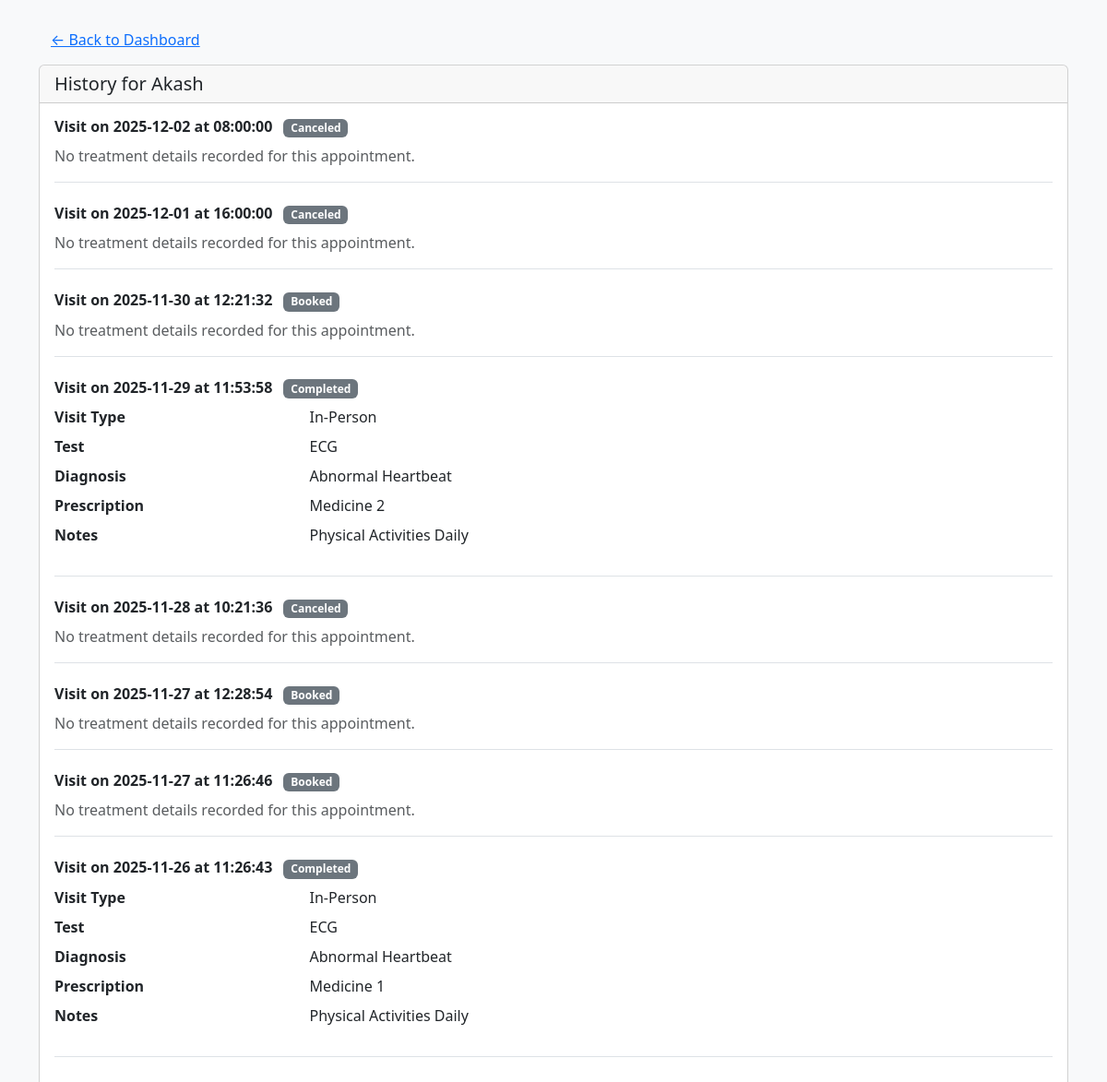
The page /doctor/patient/1/history (signed in) on the database as committed earlier.
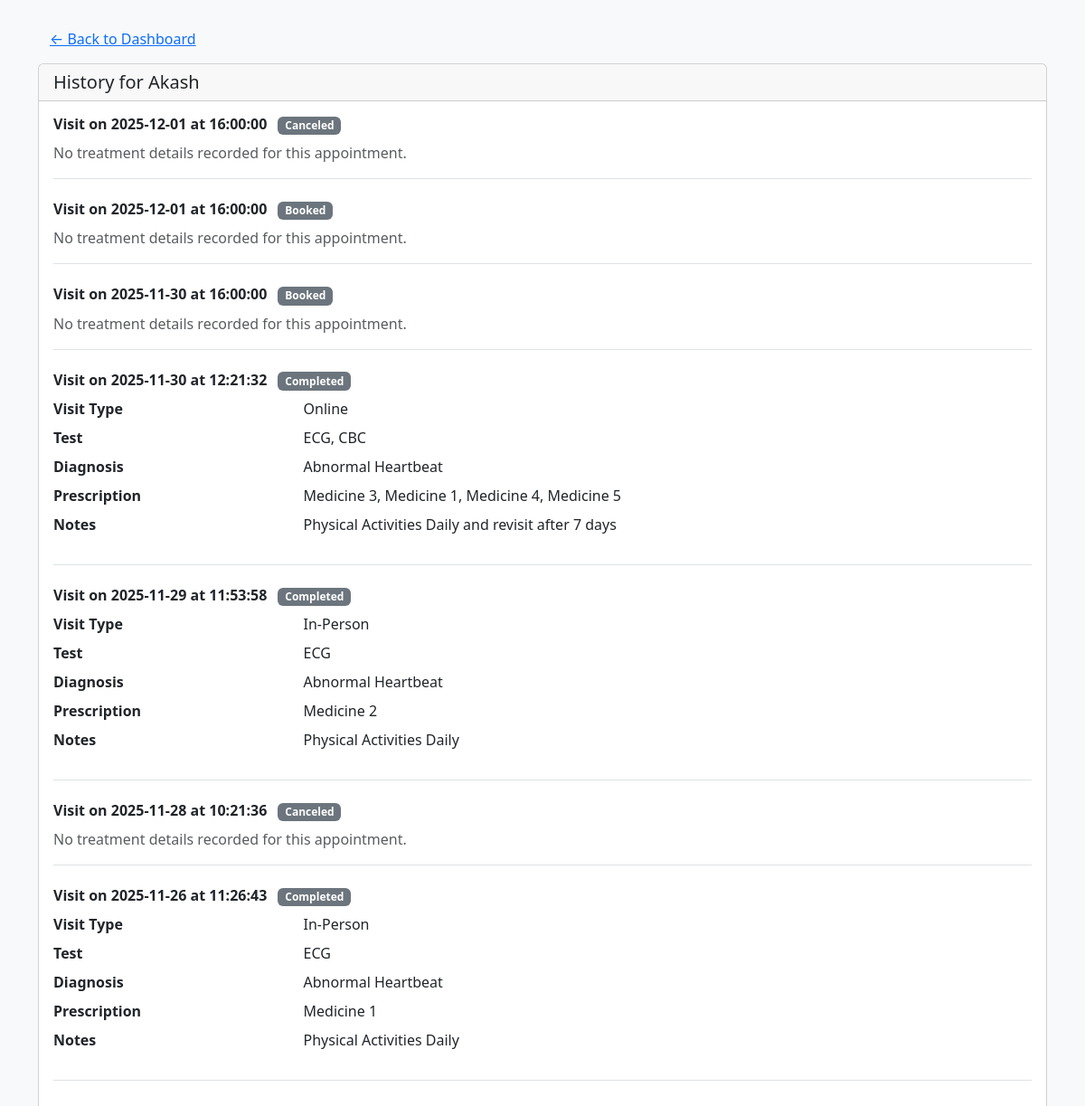
The same page on the database as committed later.
### backend/models.py (models this page shows, shortened)
class Patient(db.Model , UserMixin):
    __tablename__ = "patient"
    id  = db.Column(db.Integer , primary_key = True , autoincrement = True)
    name = db.Column(db.String , nullable = False)
    email = db.Column(db.String, unique = True , nullable = False)
    password = db.Column(db.String, nullable = False)
    phone = db.Column(db.String, nullable =False)
    status = db.Column(db.String, nullable =False, default='Active')
    created_appointments = db.relationship("Appointment", backref = "patient")

class Appointment(db.Model):
    __tablename__ = "appointment"
    id  = db.Column(db.Integer , primary_key = True , autoincrement = True)
    pat_id = db.Column(db.Integer, db.ForeignKey ("patient.id"), nullable = False)
    doc_id = db.Column(db.Integer, db.ForeignKey ("doctor.id"), nullable = False)
    dept_id = db.Column(db.Integer, db.ForeignKey ("department.id"), nullable = False)
    date = db.Column(db.Date, default=datetime.date.today, nullable = False)
    time = db.Column(db.Time, default=lambda: datetime.datetime.now().time(), nullable = False)
    status = db.Column(db.String, nullable = False, default='Booked')
    treatments = db.relationship("Treatment", backref = "appointment")

class Treatment(db.Model):
    __tablename__ = "treatment"
    id  = db.Column(db.Integer , primary_key = True , autoincrement = True)
    appoint_id = db.Column(db.Integer, db.ForeignKey ("appointment.id"), nullable = False)
    visit_dt = db.Column(db.DateTime, nullable=False, default=datetime.datetime.utcnow)
    visit_type = db.Column(db.String(50))
    test = db.Column(db.String(50))
    diagnosis = db.Column(db.String, nullable = True)
    prescription = db.Column(db.String, nullable = True)
    notes = db.Column(db.String, nullable = True)

### backend/routes.py (the view)
@app.route("/doctor/patient/<int:patient_id>/history")
@login_required
def patient_history(patient_id):
    doctor_id = current_user.id
    patient = Patient.query.get_or_404(patient_id)
    appointments = (
        Appointment.query
        .filter_by(doc_id=doctor_id)
        .order_by(Appointment.date.desc(), Appointment.time.desc())
        .all()
    )
    from sqlalchemy.orm import joinedload
    appointments = (
        Appointment.query
        .options(joinedload(Appointment.treatments))
        .filter(
            Appointment.doc_id == doctor_id,
            Patient.id == patient_id
        )
        .order_by(Appointment.date.desc(), Appointment.time.desc())
        .all()
    )
    return render_template(
        "doctor/patient_history.html",
        patient=patient,
        appointments=appointments,
    )

### app.py (called while the page is built)
def create_app():
    app = Flask(__name__)
    app.config["SQLALCHEMY_DATABASE_URI"] = "sqlite:///Hospital_db.sqlite3"
    db.init_app(app)
    app.config["SECRET_KEY"] = "Thisismysecret"
    login_manager = LoginManager(app)
    @login_manager.user_loader
    def load_user(email):
        return db.session.query(Patient).filter_by(email = email).first() or \
        db.session.query(Admin).filter_by(email = email).first() or \
        db.session.query(Doctor).filter_by(email = email).first()
    app.app_context().push()
    db.create_all()
    return app

### templates/doctor/patient_history.html (shortened to what this page needs)
<!DOCTYPE html>
<html lang="en">
<head>
    <link href="https://cdn.jsdelivr.net/npm/bootstrap@5.3.7/dist/css/bootstrap.min.css" rel="stylesheet">
</head>
<body class="bg-light">
    <div class="container mt-4">
        <a href="{{ back_url if back_url is defined else url_for('doc_dashboard') }}" class="btn btn-link">
            &larr; Back to Dashboard
        </a>
        <div class="card mt-2">
            <div class="card-header">
                <h5 class="mb-0">History for {{ patient.name }}</h5>
            </div>
            <div class="card-body">
                {% if appointments %}
                {% for appt in appointments %}
                <div class="mb-4 pb-3 border-bottom">
                    <h6 class="fw-bold">
                        Visit on {{ appt.date }} at {{ appt.time }}
                        <span class="badge bg-secondary ms-2">{{ appt.status }}</span>
                    </h6>
                    {% if appt.treatments %}
                    {% for t in appt.treatments %}
                    <dl class="row mb-2">
                        <dt class="col-sm-3">Visit Type</dt>
                        <dd class="col-sm-9">{{ t.visit_type or '-' }}</dd>
                        <dt class="col-sm-3">Test</dt>
                        <dd class="col-sm-9">{{ t.test or '-' }}</dd>
                        <dt class="col-sm-3">Diagnosis</dt>
                        <dd class="col-sm-9">{{ t.diagnosis or '-' }}</dd>
                        <dt class="col-sm-3">Prescription</dt>
                        <dd class="col-sm-9">{{ t.prescription or '-' }}</dd>
                        <dt class="col-sm-3">Notes</dt>
                        <dd class="col-sm-9">{{ t.notes or '-' }}</dd>
                    </dl>
                    {% endfor %}
                    {% else %}
                    <p class="text-muted mb-0">No treatment details recorded for this appointment.</p>
                    {% endif %}
                </div>
                {% endfor %}
                {% else %}
                <p class="text-muted">No history available for this patient.</p>
                {% endif %}
            </div>
        </div>
    </div>
</body>
</html>

Rows that differ between the two databases and show on the page:
removed Appointment: date "2025-12-02", time "08:00:00", status "Canceled", shows "No treatment details recorded for this appointment."
removed Appointment: date "2025-11-27", time "12:28:54", status "Booked", shows "No treatment details recorded for this appointment."
removed Appointment: date "2025-11-27", time "11:26:46", status "Booked", shows "No treatment details recorded for this appointment."
added Appointment: date "2025-12-01", time "16:00:00", status "Booked", shows "No treatment details recorded for this appointment."
added Appointment: date "2025-11-30", time "16:00:00", status "Booked", shows "No treatment details recorded for this appointment."
changed Appointment (number 4 of 7 on the later page): status "Booked" → "Completed"; no longer shows "No treatment details recorded for this appointment."
added Treatment: visit_type "Online", test "ECG, CBC", diagnosis "Abnormal Heartbeat", prescription "Medicine 3, Medicine 1, Medicine 4, Medicine 5", notes "Physical Activities Daily and revisit after 7 days", shown under Appointment (number 4 of 7 on the later page)
